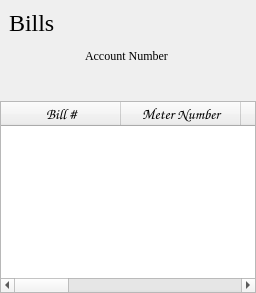
                       <widget class="QWidget" name="bill_view">
                        <layout class="QVBoxLayout" name="verticalLayout_15">
                         <property name="spacing">
                          <number>0</number>
                         </property>
                         <property name="leftMargin">
                          <number>0</number>
                         </property>
                         <property name="topMargin">
                          <number>0</number>
                         </property>
                         <property name="rightMargin">
                          <number>0</number>
                         </property>
                         <property name="bottomMargin">
                          <number>0</number>
                         </property>
                         <item>
                          <widget class="QWidget" name="widget_39" native="true">
                           <property name="maximumSize">
                            <size>
                             <width>16777215</width>
                             <height>50</height>
                            </size>
                           </property>
                           <layout class="QHBoxLayout" name="horizontalLayout_24">
                            <item>
                             <widget class="QLabel" name="label_25">
                              <property name="font">
                               <font>
                                <family>Georgia</family>
                                <pointsize>18</pointsize>
                                <weight>50</weight>
                                <italic>false</italic>
                                <bold>false</bold>
                               </font>
                              </property>
                              <property name="text">
                               <string>Bills</string>
                              </property>
                             </widget>
                            </item>
                           </layout>
                          </widget>
                         </item>
                         <item>
                          <widget class="QWidget" name="widget_38" native="true">
                           <layout class="QVBoxLayout" name="verticalLayout_18">
                            <property name="spacing">
                             <number>0</number>
                            </property>
                            <property name="leftMargin">
                             <number>0</number>
                            </property>
                            <property name="topMargin">
                             <number>0</number>
                            </property>
                            <property name="rightMargin">
                             <number>0</number>
                            </property>
                            <property name="bottomMargin">
                             <number>0</number>
                            </property>
                            <item>
                             <widget class="QWidget" name="widget_45" native="true">
                              <property name="minimumSize">
                               <size>
                                <width>0</width>
                                <height>55</height>
                               </size>
                              </property>
                              <layout class="QHBoxLayout" name="horizontalLayout_18">
                               <property name="spacing">
                                <number>0</number>
                               </property>
                               <property name="leftMargin">
                                <number>0</number>
                               </property>
                               <property name="topMargin">
                                <number>0</number>
                               </property>
                               <property name="rightMargin">
                                <number>0</number>
                               </property>
                               <property name="bottomMargin">
                                <number>0</number>
                               </property>
                               <item>
                                <widget class="QWidget" name="widget_46" native="true"/>
                               </item>
                               <item>
                                <widget class="QWidget" name="widget_48" native="true">
                                 <widget class="QLineEdit" name="txtBillSearch">
                                  <property name="geometry">
                                   <rect>
                                    <x>110</x>
                                    <y>0</y>
                                    <width>181</width>
                                    <height>21</height>
                                   </rect>
                                  </property>
                                  <property name="font">
                                   <font>
                                    <family>Garamond</family>
                                    <pointsize>11</pointsize>
                                    <weight>50</weight>
                                    <italic>false</italic>
                                    <bold>false</bold>
                                   </font>
                                  </property>
                                  <property name="clearButtonEnabled">
                                   <bool>true</bool>
                                  </property>
                                 </widget>
                                 <widget class="QLabel" name="label_23">
                                  <property name="geometry">
                                   <rect>
                                    <x>0</x>
                                    <y>0</y>
                                    <width>101</width>
                                    <height>20</height>
                                   </rect>
                                  </property>
                                  <property name="font">
                                   <font>
                                    <family>Georgia</family>
                                    <weight>50</weight>
                                    <italic>false</italic>
                                    <bold>false</bold>
                                   </font>
                                  </property>
                                  <property name="text">
                                   <string>Account Number</string>
                                  </property>
                                 </widget>
                                 <widget class="QPushButton" name="btnBill_Search">
                                  <property name="geometry">
                                   <rect>
                                    <x>160</x>
                                    <y>30</y>
                                    <width>75</width>
                                    <height>23</height>
                                   </rect>
                                  </property>
                                  <property name="font">
                                   <font>
                                    <family>Georgia</family>
                                    <weight>50</weight>
                                    <italic>false</italic>
                                    <bold>false</bold>
                                   </font>
                                  </property>
                                  <property name="styleSheet">
                                   <string notr="true">QPushButton {
	border: 1px solid rgb(167, 167, 167);
}
QPushButton:hover {	
	background-color: qlineargradient(spread:pad, x1:0, y1:0, x2:1, y2:1, stop:0 rgba(153, 153, 153, 122), stop:1 rgba(196, 196, 196, 106));
}

QPushButton:pressed {	
	background-color: qlineargradient(spread:pad, x1:0.54, y1:0, x2:0.517045, y2:1, stop:0 rgba(0, 0, 0, 54), stop:1 rgba(0, 189, 0, 174));
}

</string>
                                  </property>
                                  <property name="text">
                                   <string>Search</string>
                                  </property>
                                 </widget>
                                </widget>
                               </item>
                               <item>
                                <widget class="QWidget" name="widget_47" native="true"/>
                               </item>
                              </layout>
                             </widget>
                            </item>
                            <item>
                             <widget class="QTableWidget" name="bills_table">
                              <property name="editTriggers">
                               <set>QAbstractItemView::NoEditTriggers</set>
                              </property>
                              <property name="selectionBehavior">
                               <enum>QAbstractItemView::SelectRows</enum>
                              </property>
                              <property name="verticalScrollMode">
                               <enum>QAbstractItemView::ScrollPerPixel</enum>
                              </property>
                              <property name="horizontalScrollMode">
                               <enum>QAbstractItemView::ScrollPerPixel</enum>
                              </property>
                              <property name="gridStyle">
                               <enum>Qt::NoPen</enum>
                              </property>
                              <property name="wordWrap">
                               <bool>true</bool>
                              </property>
                              <attribute name="horizontalHeaderCascadingSectionResizes">
                               <bool>true</bool>
                              </attribute>
                              <attribute name="horizontalHeaderMinimumSectionSize">
                               <number>40</number>
                              </attribute>
                              <attribute name="horizontalHeaderDefaultSectionSize">
                               <number>120</number>
                              </attribute>
                              <attribute name="horizontalHeaderStretchLastSection">
                               <bool>true</bool>
                              </attribute>
                              <attribute name="verticalHeaderVisible">
                               <bool>false</bool>
                              </attribute>
                              <column>
                               <property name="text">
                                <string>Bill #</string>
                               </property>
                               <property name="font">
                                <font>
                                 <family>Comic Sans MS</family>
                                 <pointsize>11</pointsize>
                                </font>
                               </property>
                              </column>
                              <column>
                               <property name="text">
                                <string>Meter Number</string>
                               </property>
                               <property name="font">
                                <font>
                                 <family>Comic Sans MS</family>
                                 <pointsize>11</pointsize>
                                </font>
                               </property>
                              </column>
                              <column>
                               <property name="text">
                                <string>Acc Number</string>
                               </property>
                               <property name="font">
                                <font>
                                 <family>Comic Sans MS</family>
                                 <pointsize>11</pointsize>
                                </font>
                               </property>
                              </column>
                              <column>
                               <property name="text">
                                <string>Firstname</string>
                               </property>
                               <property name="font">
                                <font>
                                 <family>Comic Sans MS</family>
                                 <pointsize>11</pointsize>
                                </font>
                               </property>
                              </column>
                              <column>
                               <property name="text">
                                <string>Surname</string>
                               </property>
                               <property name="font">
                                <font>
                                 <family>Comic Sans MS</family>
                                 <pointsize>11</pointsize>
                                </font>
                               </property>
                              </column>
                              <column>
                               <property name="text">
                                <string>Address</string>
                               </property>
                               <property name="font">
                                <font>
                                 <family>Comic Sans MS</family>
                                 <pointsize>11</pointsize>
                                </font>
                               </property>
                              </column>
                              <column>
                               <property name="text">
                                <string>Bill Date</string>
                               </property>
                               <property name="font">
                                <font>
                                 <family>Comic Sans MS</family>
                                 <pointsize>11</pointsize>
                                </font>
                               </property>
                              </column>
                              <column>
                               <property name="text">
                                <string>Meter Readings</string>
                               </property>
                               <property name="font">
                                <font>
                                 <family>Comic Sans MS</family>
                                 <pointsize>11</pointsize>
                                </font>
                               </property>
                              </column>
                              <column>
                               <property name="text">
                                <string>Amount Due</string>
                               </property>
                               <property name="font">
                                <font>
                                 <family>Comic Sans MS</family>
                                 <pointsize>11</pointsize>
                                </font>
                               </property>
                              </column>
                             </widget>
                            </item>
                           </layout>
                          </widget>
                         </item>
                        </layout>
                       </widget>
